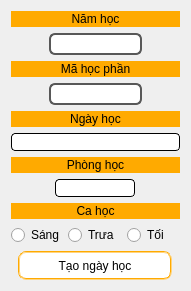
             <widget class="QWidget" name="widget" native="true">
              <property name="geometry">
               <rect>
                <x>593</x>
                <y>220</y>
                <width>191</width>
                <height>291</height>
               </rect>
              </property>
              <property name="styleSheet">
               <string notr="true">QLabel{border : none;
background-color: rgb(255, 170, 0);}
QLineEdit{background-color: none;padding-left :20px;border : 1px solid;border-radius : 4px;}
QLineEdit:hover{border : 1px solid rgb(255, 170, 0);}
QLineEdit:focus{border : 1px solid rgb(255, 170, 0);}
QPushButton
{
	background-color:white;
	border : 2px groove rgb(255, 170, 0);
	height : 25px;
	width : 150px;
	border-radius : 8px;
}
QPushButton:hover
{
	background-color: rgb(255, 170, 0);
	border:2px groove rgb(68, 68, 68);
}
QPushButton:pressed
{
	background-color: rgb(255, 170, 0);
	border:1px groove rgb(68, 68, 68);
	outline : 0px;
}
QPushButton:focus
{
	background-color: rgb(255, 170, 0);
	border:2px groove rgb(68, 68, 68);
	outline : 0px;
}
QComboBox
{
    subcontrol-origin: padding;
    subcontrol-position: top right;
	selection-background-color :rgb(255, 170, 0);
	background-color:white;
    selection-color: black;
    color: black;
    border-style: solid;
    border: 2px solid rgb(88, 88, 88);
    border-radius: 6;
    padding: 1px 0px 1px 20px;
}


QComboBox:hover
{
	border:2px solid rgb(255, 170, 0);
    color: black;
	outline : none;
}
QComboBox:focus
{
	border:2px solid rgb(255, 170, 0);
    color: black;
	outline : none;
}


QComboBox:on
{
	border-radius : 5px;
    padding-top: 0px;
    padding-left: 0px;
    selection-background-color: rgb(255, 170, 0);
	color: black;
	selection-color :black;
}

QComboBox:!on
{
    color: black;
}

QComboBox QAbstractItemView
{
	border: 2px solid darkgray;
	background-color:white;
    selection-color: black;
    selection-background-color: rgb(255, 170, 0);
	outline : 0;
}

QComboBox::drop-down
{
     subcontrol-origin: padding;
     subcontrol-position: top right;
     width: 15px;
     color: white;
     border-left-width: 0px;
     border-left-color: darkgray;
     border-left-style: solid; /* just a single line */
     border-top-right-radius: 6px; /* same radius as the QComboBox */
     border-bottom-right-radius: 6px;
     padding-left: 10px;
 }

QComboBox::down-arrow
{
     width: 7px;
     height: 5px;
}

QComboBox QAbstractItemView::item:selected
{
	border : 1px groove rgb(108, 108, 108);
	background-color: rgb(170, 170, 127);
	color : black;
	selection-color:black;
}
QComboBox QAbstractItemView::item
{
	border : 1px groove rgb(108, 108, 108);
	color : black;
	selection-color:black;
}


QScrollBar:vertical {
    border: none;
	background-color: rgb(170, 170, 127);
    margin: 15px 0 15px 0;
	border-radius :0px;
	width : 10px;
}
QScrollBar::handle:vertical
{
	border : none;
	background-color: rgb(255, 170, 0);
	border-radius :4px;
}

QScrollBar::sub-line:vertical {
	border:none;
	height : 15px;
	background-color: rgb(170, 170, 127);
	border-top-left-radius : 4px;
	border-top-right-radius : 4px;
    subcontrol-position: top;
    subcontrol-origin: margin;
}
QScrollBar::add-line:vertical
{	
	border : none;
	height : 15px;
	background-color: rgb(170, 170, 127);
	border-bottom-left-radius : 4px;
	border-bottom-right-radius : 4px;
    subcontrol-position: bottom;
    subcontrol-origin: margin;
}
QScrollBar::left-arrow:vertical,QScrollBar::right-arrow:vertical
{
	background-color : none;
}
QScrollBar::add-page:vertical,QScrollBar::sub-page:vertical
{
	background-color : none;
}


</string>
              </property>
              <layout class="QVBoxLayout" name="verticalLayout_10">
               <item>
                <widget class="QLabel" name="label_23">
                 <property name="text">
                  <string>&lt;html&gt;&lt;head/&gt;&lt;body&gt;&lt;p align=&quot;center&quot;&gt;Năm học&lt;/p&gt;&lt;/body&gt;&lt;/html&gt;</string>
                 </property>
                </widget>
               </item>
               <item alignment="Qt::AlignHCenter">
                <widget class="QComboBox" name="comboBox_ye">
                 <property name="sizePolicy">
                  <sizepolicy hsizetype="Preferred" vsizetype="Fixed">
                   <horstretch>0</horstretch>
                   <verstretch>0</verstretch>
                  </sizepolicy>
                 </property>
                 <property name="maximumSize">
                  <size>
                   <width>100</width>
                   <height>16777215</height>
                  </size>
                 </property>
                 <property name="styleSheet">
                  <string notr="true"/>
                 </property>
                </widget>
               </item>
               <item>
                <widget class="QLabel" name="label_22">
                 <property name="text">
                  <string>&lt;html&gt;&lt;head/&gt;&lt;body&gt;&lt;p align=&quot;center&quot;&gt;Mã học phần&lt;/p&gt;&lt;/body&gt;&lt;/html&gt;</string>
                 </property>
                </widget>
               </item>
               <item alignment="Qt::AlignHCenter">
                <widget class="QComboBox" name="comboBox_courseId">
                 <property name="maximumSize">
                  <size>
                   <width>100</width>
                   <height>16777215</height>
                  </size>
                 </property>
                 <property name="styleSheet">
                  <string notr="true"/>
                 </property>
                </widget>
               </item>
               <item>
                <widget class="QLabel" name="label_19">
                 <property name="styleSheet">
                  <string notr="true"/>
                 </property>
                 <property name="text">
                  <string>&lt;html&gt;&lt;head/&gt;&lt;body&gt;&lt;p align=&quot;center&quot;&gt;Ngày học&lt;/p&gt;&lt;/body&gt;&lt;/html&gt;</string>
                 </property>
                </widget>
               </item>
               <item>
                <widget class="QLineEdit" name="lineEdit_dateStu">
                 <property name="focusPolicy">
                  <enum>Qt::ClickFocus</enum>
                 </property>
                 <property name="styleSheet">
                  <string notr="true"/>
                 </property>
                </widget>
               </item>
               <item>
                <widget class="QLabel" name="label_20">
                 <property name="styleSheet">
                  <string notr="true"/>
                 </property>
                 <property name="text">
                  <string>&lt;html&gt;&lt;head/&gt;&lt;body&gt;&lt;p align=&quot;center&quot;&gt;Phòng học&lt;/p&gt;&lt;/body&gt;&lt;/html&gt;</string>
                 </property>
                </widget>
               </item>
               <item alignment="Qt::AlignHCenter">
                <widget class="QLineEdit" name="lineEdit_class">
                 <property name="sizePolicy">
                  <sizepolicy hsizetype="Fixed" vsizetype="Fixed">
                   <horstretch>0</horstretch>
                   <verstretch>0</verstretch>
                  </sizepolicy>
                 </property>
                 <property name="maximumSize">
                  <size>
                   <width>80</width>
                   <height>80</height>
                  </size>
                 </property>
                 <property name="focusPolicy">
                  <enum>Qt::ClickFocus</enum>
                 </property>
                </widget>
               </item>
               <item>
                <widget class="QLabel" name="label_21">
                 <property name="text">
                  <string>&lt;html&gt;&lt;head/&gt;&lt;body&gt;&lt;p align=&quot;center&quot;&gt;Ca học&lt;/p&gt;&lt;/body&gt;&lt;/html&gt;</string>
                 </property>
                </widget>
               </item>
               <item>
                <layout class="QHBoxLayout" name="horizontalLayout_8">
                 <item>
                  <widget class="QRadioButton" name="radioButton_sang">
                   <property name="sizePolicy">
                    <sizepolicy hsizetype="Fixed" vsizetype="Fixed">
                     <horstretch>0</horstretch>
                     <verstretch>0</verstretch>
                    </sizepolicy>
                   </property>
                   <property name="minimumSize">
                    <size>
                     <width>51</width>
                     <height>18</height>
                    </size>
                   </property>
                   <property name="focusPolicy">
                    <enum>Qt::ClickFocus</enum>
                   </property>
                   <property name="text">
                    <string>Sáng</string>
                   </property>
                  </widget>
                 </item>
                 <item>
                  <widget class="QRadioButton" name="radioButton_trua">
                   <property name="sizePolicy">
                    <sizepolicy hsizetype="Fixed" vsizetype="Fixed">
                     <horstretch>0</horstretch>
                     <verstretch>0</verstretch>
                    </sizepolicy>
                   </property>
                   <property name="minimumSize">
                    <size>
                     <width>53</width>
                     <height>18</height>
                    </size>
                   </property>
                   <property name="focusPolicy">
                    <enum>Qt::ClickFocus</enum>
                   </property>
                   <property name="text">
                    <string>Trưa</string>
                   </property>
                  </widget>
                 </item>
                 <item>
                  <widget class="QRadioButton" name="radioButton_toi">
                   <property name="sizePolicy">
                    <sizepolicy hsizetype="Fixed" vsizetype="Fixed">
                     <horstretch>0</horstretch>
                     <verstretch>0</verstretch>
                    </sizepolicy>
                   </property>
                   <property name="minimumSize">
                    <size>
                     <width>53</width>
                     <height>18</height>
                    </size>
                   </property>
                   <property name="focusPolicy">
                    <enum>Qt::ClickFocus</enum>
                   </property>
                   <property name="text">
                    <string>Tối</string>
                   </property>
                  </widget>
                 </item>
                </layout>
               </item>
               <item alignment="Qt::AlignHCenter">
                <widget class="QPushButton" name="pushButton_createDay">
                 <property name="focusPolicy">
                  <enum>Qt::NoFocus</enum>
                 </property>
                 <property name="text">
                  <string>Tạo ngày học</string>
                 </property>
                </widget>
               </item>
              </layout>
             </widget>
